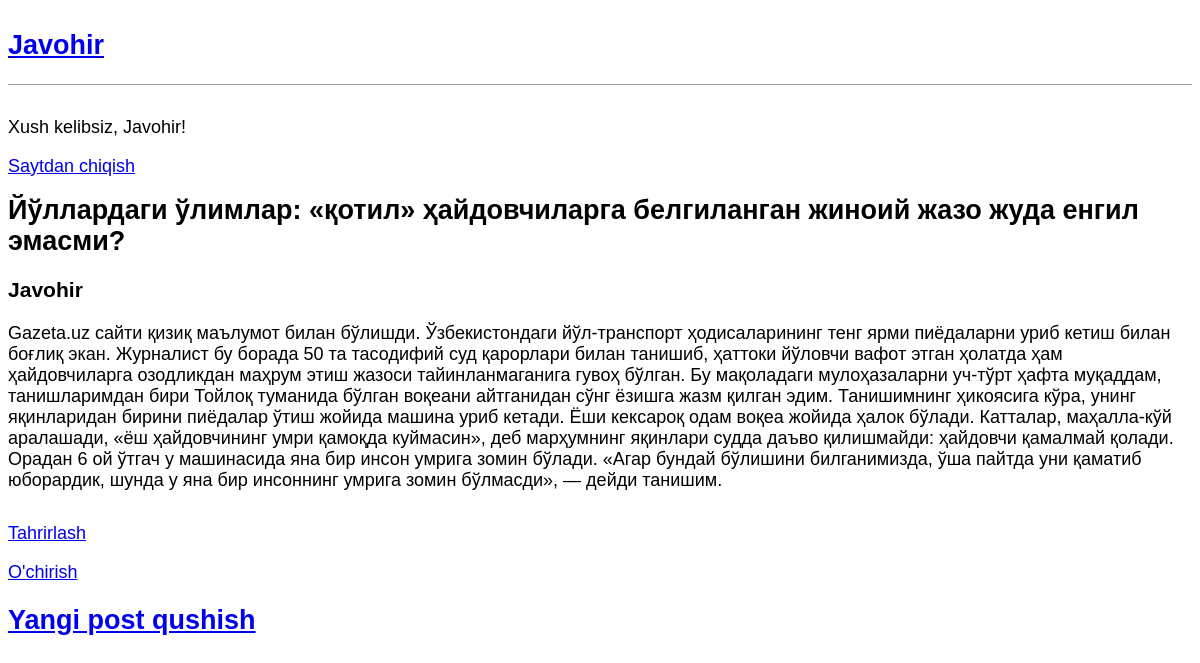
Page /post/2/ (signed in) on the committed database.
### blog/models.py (models this page shows, shortened)
class Post(models.Model):
    title = models.CharField(max_length=150)
    body = models.TextField()
    author = models.ForeignKey(
        'auth.User',
        on_delete=models.CASCADE
    )

### blog/views.py (the view)
# urls.py: path('post/<int:pk>/', BlogDetailView.as_view(), name='post_detail' ),
class BlogDetailView(DetailView):
    model = Post
    template_name = 'post_detail.html'

### templates/post_detail.html
{% extends 'base.html' %}
{% block content %}
  <div class="post-entry">
    <h2>{{ post.title }}</h2>
      <h3>{{ post.author }}</h3>
    <p>{{ post.body }}</p>
  </div>
    <p><a href="{% url 'post_edit' post.pk %}">Tahrirlash</a></p>
    <p><a href="{% url 'post_delete' post.pk %}">O'chirish</a></p>
{% endblock content %}

### templates/base.html (shortened to what this page needs)
{% load static %}
<!DOCTYPE html>
<html lang="en">
<head>
    <link rel="stylesheet"  href="{% static 'css/base.css' %}">
</head>
<body>
    <header>
        <h2><a href="{% url 'home' %}" > Javohir </a></h2>
    </header>
        {% if user.is_authenticated %}
            <p>Xush kelibsiz, {{ user.username }}!</p>
            <p><a href="{% url 'logout' %}">Saytdan chiqish</a></p>
        {% else %}
            <p>
                <a href="{% url 'login' %}">Saytga kirish</a> |
                <a href="{% url 'signup' %}">Ro'yxatdan o'tish</a>
            </p>
        {% endif %}
    <div>
        {% block content %}
        {% endblock content %}
    </div>
    <footer>
        <h2><a href="{%  url  'post_new' %}">Yangi post qushish</a> </h2>
    </footer>
</body>
</html>

### static/css/base.css (style rules this page uses)
header { border-bottom: 1px solid #999; margin-bottom: 2rem; display: flex; }
body { font-family: 'Noto Sans JP', sans-serif; font-size: 18px; }
.post-entry { margin-bottom: 2rem; }
.post-entry h2 { margin: 0.5rem 0; }
.post-entry p { margin: 0; font-weight: 400; }

### rows in the picture
Post: title "Йўллардаги ўлимлар: «қотил» ҳайдовчиларга белгиланган жиноий жазо жуда енгил эмасми?", author "Javohir", body "Gazeta.uz сайти қизиқ маълумот билан бўлишди. Ўзбекистондаги йўл-транспорт ҳодисаларининг тенг ярми пиёдаларни уриб кетиш билан боғлиқ экан. Журналист бу борада 50 та тасодифий суд қарорлари билан танишиб, ҳаттоки йўловчи вафот этган ҳолатда ҳам ҳайдовчиларга озодликдан маҳрум этиш жазоси тайинланмаганига гувоҳ бўлган. Бу мақоладаги мулоҳазаларни уч-тўрт ҳафта муқаддам, танишларимдан бири Тойлоқ туманида бўлган воқеани айтганидан сўнг ёзишга жазм қилган эдим. Танишимнинг ҳикоясига кўра, унинг яқинларидан бирини пиёдалар ўтиш жойида машина уриб кетади. Ёши кексароқ одам воқеа жойида ҳалок бўлади. Катталар, маҳалла-кўй аралашади, «ёш ҳайдовчининг умри қамоқда куймасин», деб марҳумнинг…"

### other values in the picture
{{ user.username }} "Javohir"
